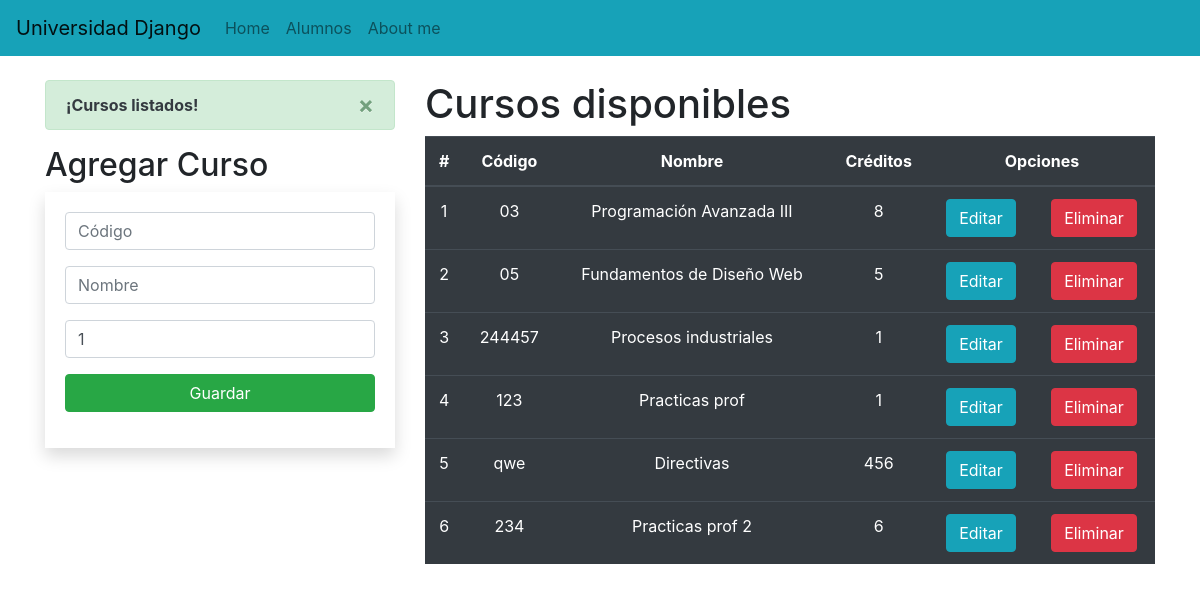
The page / on the database its author committed.
### Aplicaciones/Academico/models.py (models this page shows, shortened)
class Curso(models.Model):
    codigo = models.CharField(primary_key=True, max_length=6)
    nombre = models.CharField(max_length=50)
    creditos = models.PositiveSmallIntegerField()

### Aplicaciones/Academico/views.py (the view)
# urls.py: path('', views.home),
def home(request):
    cursosListados = Curso.objects.all()
    messages.success(request, '¡Cursos listados!')
    return render(request, "gestionCursos.html", {"cursos": cursosListados})

### Aplicaciones/Academico/templates/gestionCursos.html (shortened to what this page needs)
{% extends "./base.html" %}
{% block body %}
<div class="row">
    <div class="col-sm-12 col-md-6 col-lg-4 col-xl-4">
        {% if messages %}
        {% for message in messages %}
        <div class="alert alert-dismissible alert-success">
            <button type="button" class="close" data-dismiss="alert">&times;</button>
            <strong class="text-dark">{{ message }}</strong>
        </div>
        {% endfor %}
        {% endif %}
        <h2>Agregar  Curso</h2>
        <div class="shadow">
            <div class="card-body">
                <form action="/registrarCurso/" method="POST">{% csrf_token %}
                    <div class="form-group">
                        <input type="text" id="txtCodigo" name="txtCodigo" class="form-control" placeholder="Código"
                            minlength="2" maxlength="4" required>
                    </div>
                    <div class="form-group">
                        <input type="text" id="txtNombre" name="txtNombre" class="form-control" placeholder="Nombre"
                            maxlength="50" required>
                    </div>
                    <div class="form-group">
                        <input type="text" id="numCreditos" name="numCreditos" class="form-control" min="1" max="9"
                            value="1" required>
                    </div>
                    <div class="form-group">
                        <button type="submit" class="btn btn-success btn-block text-white">Guardar</button>
                    </div>
                </form>
            </div>
        </div>
    </div>
    <div class="col-sm-12 col-md-6 col-lg-8 col-xl-8">
        <h1>Cursos disponibles</h1>
        <div class="table-responsive">
            <table class="table table-dark">
                <thead>
                    <tr>
                        <th>#</th>
                        <th>Código</th>
                        <th>Nombre</th>
                        <th>Créditos</th>
                        <th colspan="2">Opciones</th>
                    </tr>
                </thead>
                <tbody>
                    {% for c in cursos %}
                    <tr>
                        <td>{{forloop.counter}}</td>
                        <td>{{c.codigo}}</td>
                        <td>{{c.nombre}}</td>
                        <td>{{c.creditos}}</td>
                        <td><a href="edicionCurso/{{c.codigo}}" class="btn btn-info">Editar</a></td>
                        <td><a href="eliminarCurso/{{c.codigo}}" class="btn btn-danger btnEliminacion">Eliminar</a></td>
                    </tr>
                    {% endfor %}
                </tbody>
            </table>
        </div>
    </div>
</div>
{% endblock %}

### Aplicaciones/Academico/templates/base.html (shortened to what this page needs)
<!DOCTYPE html>
<html lang="en">
<head>
    {% load static %}
    <link rel="stylesheet" href="https://cdn.jsdelivr.net/npm/bootstrap@4.5.3/dist/css/bootstrap.min.css"
>
    <link rel="stylesheet" href="{% static 'css/gestionCursos.css' %}">
</head>
<body>
    <nav class="navbar navbar-expand-lg navbar-light bg-info">
        <a class="navbar-brand" href="Home.html">Universidad Django</a>
        <div class="collapse navbar-collapse" id="navbarNav">
            <ul class="navbar-nav">
                <li class="nav-item">
                    <a class="nav-link" href="Home.html">Home <span class="sr-only">(current)</span></a>
                </li>
                <li class="nav-item">
                    <a class="nav-link" href="Alumnos.html">Alumnos</a>
                </li>
                <li class="nav-item">
                    <a class="nav-link" href="Aboutme.html">About me</a>
                </li>
            </ul>
        </div>
    </nav>
    <div class="container py-4">
        {% block body %}
        {% endblock %}
    </div>
</body>
</html>

### Aplicaciones/Academico/static/css/gestionCursos.css (style rules this page uses)
th, td { text-align: center; vertical-align: middle; }

### rows shown on the page
Curso: codigo "03", nombre "Programación Avanzada III", creditos "8"
Curso: codigo "05", nombre "Fundamentos de Diseño Web", creditos "5"
Curso: codigo "244457", nombre "Procesos industriales", creditos "1"
Curso: codigo "123", nombre "Practicas prof", creditos "1"
Curso: codigo "qwe", nombre "Directivas", creditos "456"
Curso: codigo "234", nombre "Practicas prof 2", creditos "6"

### other values the page prints
{{ message }} "¡Cursos listados!"
